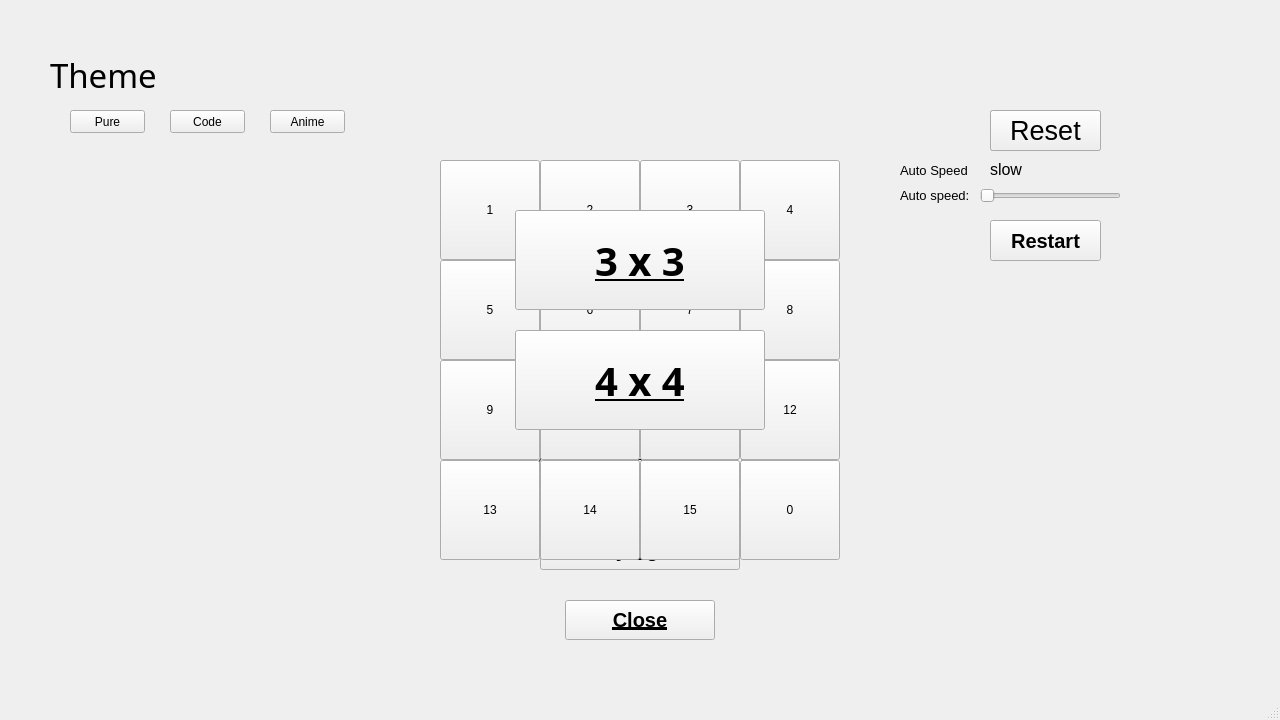
<?xml version="1.0" encoding="UTF-8"?>
<ui version="4.0">
 <class>MainWindow</class>
 <widget class="QMainWindow" name="MainWindow">
  <property name="geometry">
   <rect>
    <x>0</x>
    <y>0</y>
    <width>1280</width>
    <height>720</height>
   </rect>
  </property>
  <property name="windowTitle">
   <string>MainWindow</string>
  </property>
  <widget class="QWidget" name="centralwidget">
   <widget class="QPushButton" name="pushButton">
    <property name="geometry">
     <rect>
      <x>490</x>
      <y>210</y>
      <width>100</width>
      <height>100</height>
     </rect>
    </property>
    <property name="text">
     <string>1</string>
    </property>
   </widget>
   <widget class="QPushButton" name="pushButton_2">
    <property name="geometry">
     <rect>
      <x>590</x>
      <y>210</y>
      <width>100</width>
      <height>100</height>
     </rect>
    </property>
    <property name="text">
     <string>2</string>
    </property>
   </widget>
   <widget class="QPushButton" name="pushButton_3">
    <property name="geometry">
     <rect>
      <x>690</x>
      <y>210</y>
      <width>100</width>
      <height>100</height>
     </rect>
    </property>
    <property name="text">
     <string>3</string>
    </property>
   </widget>
   <widget class="QPushButton" name="pushButton_4">
    <property name="enabled">
     <bool>true</bool>
    </property>
    <property name="geometry">
     <rect>
      <x>490</x>
      <y>310</y>
      <width>100</width>
      <height>100</height>
     </rect>
    </property>
    <property name="autoFillBackground">
     <bool>false</bool>
    </property>
    <property name="text">
     <string>4</string>
    </property>
   </widget>
   <widget class="QPushButton" name="pushButton_5">
    <property name="geometry">
     <rect>
      <x>590</x>
      <y>310</y>
      <width>100</width>
      <height>100</height>
     </rect>
    </property>
    <property name="text">
     <string>5</string>
    </property>
   </widget>
   <widget class="QPushButton" name="pushButton_6">
    <property name="geometry">
     <rect>
      <x>690</x>
      <y>310</y>
      <width>100</width>
      <height>100</height>
     </rect>
    </property>
    <property name="text">
     <string>6</string>
    </property>
   </widget>
   <widget class="QPushButton" name="pushButton_7">
    <property name="geometry">
     <rect>
      <x>490</x>
      <y>410</y>
      <width>100</width>
      <height>100</height>
     </rect>
    </property>
    <property name="text">
     <string>7</string>
    </property>
   </widget>
   <widget class="QPushButton" name="pushButton_8">
    <property name="geometry">
     <rect>
      <x>590</x>
      <y>410</y>
      <width>100</width>
      <height>100</height>
     </rect>
    </property>
    <property name="text">
     <string>8</string>
    </property>
   </widget>
   <widget class="QPushButton" name="pushButton_9">
    <property name="geometry">
     <rect>
      <x>690</x>
      <y>410</y>
      <width>100</width>
      <height>100</height>
     </rect>
    </property>
    <property name="text">
     <string>0</string>
    </property>
   </widget>
   <widget class="QPushButton" name="pushButton_10">
    <property name="geometry">
     <rect>
      <x>515</x>
      <y>210</y>
      <width>250</width>
      <height>100</height>
     </rect>
    </property>
    <property name="font">
     <font>
      <family>Arial Black</family>
      <pointsize>30</pointsize>
      <weight>75</weight>
      <bold>true</bold>
      <underline>true</underline>
     </font>
    </property>
    <property name="text">
     <string>3 x 3</string>
    </property>
   </widget>
   <widget class="QLabel" name="label">
    <property name="geometry">
     <rect>
      <x>0</x>
      <y>0</y>
      <width>1280</width>
      <height>720</height>
     </rect>
    </property>
    <property name="text">
     <string/>
    </property>
   </widget>
   <widget class="QLabel" name="label_2">
    <property name="geometry">
     <rect>
      <x>50</x>
      <y>50</y>
      <width>150</width>
      <height>50</height>
     </rect>
    </property>
    <property name="font">
     <font>
      <family>Cooper Black</family>
      <pointsize>25</pointsize>
      <weight>50</weight>
      <italic>false</italic>
      <bold>false</bold>
     </font>
    </property>
    <property name="text">
     <string>Theme</string>
    </property>
   </widget>
   <widget class="QPushButton" name="pushButton_11">
    <property name="geometry">
     <rect>
      <x>70</x>
      <y>110</y>
      <width>75</width>
      <height>23</height>
     </rect>
    </property>
    <property name="text">
     <string>Pure</string>
    </property>
   </widget>
   <widget class="QPushButton" name="pushButton_12">
    <property name="geometry">
     <rect>
      <x>170</x>
      <y>110</y>
      <width>75</width>
      <height>23</height>
     </rect>
    </property>
    <property name="text">
     <string>Code</string>
    </property>
   </widget>
   <widget class="QPushButton" name="pushButton_13">
    <property name="geometry">
     <rect>
      <x>270</x>
      <y>110</y>
      <width>75</width>
      <height>23</height>
     </rect>
    </property>
    <property name="text">
     <string>Anime</string>
    </property>
   </widget>
   <widget class="QPushButton" name="pushButton_14">
    <property name="geometry">
     <rect>
      <x>990</x>
      <y>110</y>
      <width>111</width>
      <height>41</height>
     </rect>
    </property>
    <property name="text">
     <string>Auto</string>
    </property>
    <property name="checkable">
     <bool>true</bool>
    </property>
   </widget>
   <widget class="QSlider" name="horizontalSlider">
    <property name="geometry">
     <rect>
      <x>980</x>
      <y>180</y>
      <width>141</width>
      <height>31</height>
     </rect>
    </property>
    <property name="orientation">
     <enum>Qt::Horizontal</enum>
    </property>
   </widget>
   <widget class="QLabel" name="label_3">
    <property name="geometry">
     <rect>
      <x>900</x>
      <y>180</y>
      <width>71</width>
      <height>31</height>
     </rect>
    </property>
    <property name="font">
     <font>
      <pointsize>10</pointsize>
     </font>
    </property>
    <property name="text">
     <string>Auto speed:</string>
    </property>
   </widget>
   <widget class="QLabel" name="label_4">
    <property name="geometry">
     <rect>
      <x>990</x>
      <y>160</y>
      <width>105</width>
      <height>16</height>
     </rect>
    </property>
    <property name="font">
     <font>
      <pointsize>12</pointsize>
     </font>
    </property>
    <property name="text">
     <string>&lt;html&gt;&lt;head/&gt;&lt;body&gt;&lt;p&gt;slow&lt;/p&gt;&lt;/body&gt;&lt;/html&gt;</string>
    </property>
   </widget>
   <widget class="QLabel" name="label_5">
    <property name="geometry">
     <rect>
      <x>900</x>
      <y>155</y>
      <width>105</width>
      <height>31</height>
     </rect>
    </property>
    <property name="text">
     <string>&lt;html&gt;&lt;head/&gt;&lt;body&gt;&lt;p&gt;&lt;span style=&quot; font-size:10pt;&quot;&gt;Auto Speed&lt;/span&gt;&lt;/p&gt;&lt;/body&gt;&lt;/html&gt;</string>
    </property>
   </widget>
   <widget class="QLabel" name="label_6">
    <property name="geometry">
     <rect>
      <x>0</x>
      <y>0</y>
      <width>1280</width>
      <height>720</height>
     </rect>
    </property>
    <property name="minimumSize">
     <size>
      <width>1280</width>
      <height>720</height>
     </size>
    </property>
    <property name="maximumSize">
     <size>
      <width>1280</width>
      <height>720</height>
     </size>
    </property>
    <property name="text">
     <string/>
    </property>
   </widget>
   <widget class="QPushButton" name="reset">
    <property name="geometry">
     <rect>
      <x>990</x>
      <y>110</y>
      <width>111</width>
      <height>41</height>
     </rect>
    </property>
    <property name="font">
     <font>
      <family>Arial</family>
      <pointsize>20</pointsize>
      <weight>50</weight>
      <bold>false</bold>
      <underline>false</underline>
     </font>
    </property>
    <property name="text">
     <string>Reset</string>
    </property>
   </widget>
   <widget class="QPushButton" name="restart">
    <property name="geometry">
     <rect>
      <x>540</x>
      <y>530</y>
      <width>200</width>
      <height>40</height>
     </rect>
    </property>
    <property name="font">
     <font>
      <family>Arial</family>
      <pointsize>15</pointsize>
      <weight>75</weight>
      <bold>true</bold>
      <underline>true</underline>
     </font>
    </property>
    <property name="text">
     <string>Play Again!</string>
    </property>
   </widget>
   <widget class="QPushButton" name="close">
    <property name="geometry">
     <rect>
      <x>565</x>
      <y>600</y>
      <width>150</width>
      <height>40</height>
     </rect>
    </property>
    <property name="font">
     <font>
      <family>Arial</family>
      <pointsize>15</pointsize>
      <weight>75</weight>
      <bold>true</bold>
      <underline>true</underline>
     </font>
    </property>
    <property name="text">
     <string>Close</string>
    </property>
   </widget>
   <widget class="QPushButton" name="four_1">
    <property name="geometry">
     <rect>
      <x>440</x>
      <y>160</y>
      <width>100</width>
      <height>100</height>
     </rect>
    </property>
    <property name="text">
     <string>1</string>
    </property>
   </widget>
   <widget class="QPushButton" name="four_2">
    <property name="geometry">
     <rect>
      <x>540</x>
      <y>160</y>
      <width>100</width>
      <height>100</height>
     </rect>
    </property>
    <property name="text">
     <string>2</string>
    </property>
   </widget>
   <widget class="QPushButton" name="four_3">
    <property name="geometry">
     <rect>
      <x>640</x>
      <y>160</y>
      <width>100</width>
      <height>100</height>
     </rect>
    </property>
    <property name="text">
     <string>3</string>
    </property>
   </widget>
   <widget class="QPushButton" name="four_4">
    <property name="geometry">
     <rect>
      <x>740</x>
      <y>160</y>
      <width>100</width>
      <height>100</height>
     </rect>
    </property>
    <property name="text">
     <string>4</string>
    </property>
   </widget>
   <widget class="QPushButton" name="four_5">
    <property name="geometry">
     <rect>
      <x>440</x>
      <y>260</y>
      <width>100</width>
      <height>100</height>
     </rect>
    </property>
    <property name="text">
     <string>5</string>
    </property>
   </widget>
   <widget class="QPushButton" name="four_6">
    <property name="geometry">
     <rect>
      <x>540</x>
      <y>260</y>
      <width>100</width>
      <height>100</height>
     </rect>
    </property>
    <property name="text">
     <string>6</string>
    </property>
   </widget>
   <widget class="QPushButton" name="four_7">
    <property name="geometry">
     <rect>
      <x>640</x>
      <y>260</y>
      <width>100</width>
      <height>100</height>
     </rect>
    </property>
    <property name="text">
     <string>7</string>
    </property>
   </widget>
   <widget class="QPushButton" name="four_8">
    <property name="geometry">
     <rect>
      <x>740</x>
      <y>260</y>
      <width>100</width>
      <height>100</height>
     </rect>
    </property>
    <property name="text">
     <string>8</string>
    </property>
   </widget>
   <widget class="QPushButton" name="four_9">
    <property name="geometry">
     <rect>
      <x>440</x>
      <y>360</y>
      <width>100</width>
      <height>100</height>
     </rect>
    </property>
    <property name="text">
     <string>9</string>
    </property>
   </widget>
   <widget class="QPushButton" name="four_10">
    <property name="geometry">
     <rect>
      <x>540</x>
      <y>360</y>
      <width>100</width>
      <height>100</height>
     </rect>
    </property>
    <property name="text">
     <string>10</string>
    </property>
   </widget>
   <widget class="QPushButton" name="four_11">
    <property name="geometry">
     <rect>
      <x>640</x>
      <y>360</y>
      <width>100</width>
      <height>100</height>
     </rect>
    </property>
    <property name="text">
     <string>11</string>
    </property>
   </widget>
   <widget class="QPushButton" name="four_12">
    <property name="geometry">
     <rect>
      <x>740</x>
      <y>360</y>
      <width>100</width>
      <height>100</height>
     </rect>
    </property>
    <property name="text">
     <string>12</string>
    </property>
   </widget>
   <widget class="QPushButton" name="four_13">
    <property name="geometry">
     <rect>
      <x>440</x>
      <y>460</y>
      <width>100</width>
      <height>100</height>
     </rect>
    </property>
    <property name="text">
     <string>13</string>
    </property>
   </widget>
   <widget class="QPushButton" name="four_14">
    <property name="geometry">
     <rect>
      <x>540</x>
      <y>460</y>
      <width>100</width>
      <height>100</height>
     </rect>
    </property>
    <property name="text">
     <string>14</string>
    </property>
   </widget>
   <widget class="QPushButton" name="four_15">
    <property name="geometry">
     <rect>
      <x>640</x>
      <y>460</y>
      <width>100</width>
      <height>100</height>
     </rect>
    </property>
    <property name="text">
     <string>15</string>
    </property>
   </widget>
   <widget class="QPushButton" name="four_16">
    <property name="geometry">
     <rect>
      <x>740</x>
      <y>460</y>
      <width>100</width>
      <height>100</height>
     </rect>
    </property>
    <property name="text">
     <string>0</string>
    </property>
   </widget>
   <widget class="QPushButton" name="pushButton_15">
    <property name="geometry">
     <rect>
      <x>515</x>
      <y>330</y>
      <width>250</width>
      <height>100</height>
     </rect>
    </property>
    <property name="font">
     <font>
      <family>Arial Black</family>
      <pointsize>30</pointsize>
      <weight>75</weight>
      <bold>true</bold>
      <underline>true</underline>
     </font>
    </property>
    <property name="text">
     <string>4 x 4</string>
    </property>
   </widget>
   <widget class="QPushButton" name="restart_2">
    <property name="geometry">
     <rect>
      <x>990</x>
      <y>220</y>
      <width>111</width>
      <height>41</height>
     </rect>
    </property>
    <property name="font">
     <font>
      <family>Arial</family>
      <pointsize>15</pointsize>
      <weight>75</weight>
      <bold>true</bold>
      <underline>false</underline>
     </font>
    </property>
    <property name="text">
     <string>Restart</string>
    </property>
   </widget>
   <zorder>label_6</zorder>
   <zorder>pushButton</zorder>
   <zorder>pushButton_2</zorder>
   <zorder>pushButton_3</zorder>
   <zorder>pushButton_4</zorder>
   <zorder>pushButton_5</zorder>
   <zorder>pushButton_6</zorder>
   <zorder>pushButton_7</zorder>
   <zorder>pushButton_8</zorder>
   <zorder>pushButton_9</zorder>
   <zorder>label_2</zorder>
   <zorder>pushButton_11</zorder>
   <zorder>pushButton_12</zorder>
   <zorder>pushButton_13</zorder>
   <zorder>pushButton_14</zorder>
   <zorder>horizontalSlider</zorder>
   <zorder>label_3</zorder>
   <zorder>label_4</zorder>
   <zorder>label_5</zorder>
   <zorder>label</zorder>
   <zorder>reset</zorder>
   <zorder>restart</zorder>
   <zorder>close</zorder>
   <zorder>four_1</zorder>
   <zorder>four_2</zorder>
   <zorder>four_3</zorder>
   <zorder>four_4</zorder>
   <zorder>four_5</zorder>
   <zorder>four_6</zorder>
   <zorder>four_7</zorder>
   <zorder>four_8</zorder>
   <zorder>four_9</zorder>
   <zorder>four_10</zorder>
   <zorder>four_11</zorder>
   <zorder>four_12</zorder>
   <zorder>four_13</zorder>
   <zorder>four_14</zorder>
   <zorder>four_15</zorder>
   <zorder>four_16</zorder>
   <zorder>pushButton_15</zorder>
   <zorder>pushButton_10</zorder>
   <zorder>restart_2</zorder>
  </widget>
  <widget class="QMenuBar" name="menubar">
   <property name="geometry">
    <rect>
     <x>0</x>
     <y>0</y>
     <width>1280</width>
     <height>20</height>
    </rect>
   </property>
  </widget>
  <widget class="QStatusBar" name="statusbar"/>
 </widget>
 <resources/>
 <connections/>
</ui>
